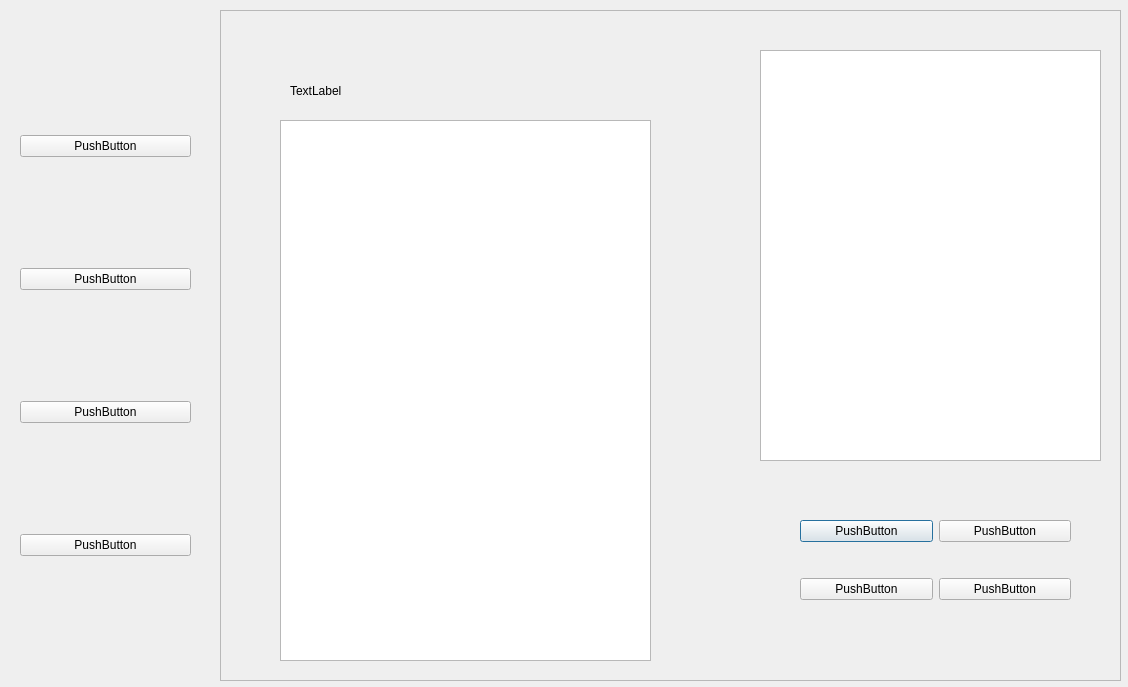
<?xml version="1.0" encoding="UTF-8"?>
<ui version="4.0">
 <class>Dialog</class>
 <widget class="QDialog" name="Dialog">
  <property name="geometry">
   <rect>
    <x>0</x>
    <y>0</y>
    <width>1128</width>
    <height>687</height>
   </rect>
  </property>
  <property name="windowTitle">
   <string>Dialog</string>
  </property>
  <widget class="QFrame" name="frame">
   <property name="geometry">
    <rect>
     <x>220</x>
     <y>10</y>
     <width>901</width>
     <height>671</height>
    </rect>
   </property>
   <property name="frameShape">
    <enum>QFrame::StyledPanel</enum>
   </property>
   <property name="frameShadow">
    <enum>QFrame::Raised</enum>
   </property>
   <widget class="QListView" name="listView">
    <property name="geometry">
     <rect>
      <x>540</x>
      <y>40</y>
      <width>341</width>
      <height>411</height>
     </rect>
    </property>
   </widget>
   <widget class="QListWidget" name="listWidget">
    <property name="geometry">
     <rect>
      <x>60</x>
      <y>110</y>
      <width>371</width>
      <height>541</height>
     </rect>
    </property>
   </widget>
   <widget class="QLabel" name="label">
    <property name="geometry">
     <rect>
      <x>70</x>
      <y>60</y>
      <width>161</width>
      <height>41</height>
     </rect>
    </property>
    <property name="text">
     <string>TextLabel</string>
    </property>
   </widget>
   <widget class="QWidget" name="">
    <property name="geometry">
     <rect>
      <x>580</x>
      <y>480</y>
      <width>271</width>
      <height>141</height>
     </rect>
    </property>
    <layout class="QGridLayout" name="gridLayout">
     <item row="0" column="0">
      <widget class="QPushButton" name="pushButton">
       <property name="text">
        <string>PushButton</string>
       </property>
      </widget>
     </item>
     <item row="0" column="1">
      <widget class="QPushButton" name="pushButton_2">
       <property name="text">
        <string>PushButton</string>
       </property>
      </widget>
     </item>
     <item row="1" column="0">
      <widget class="QPushButton" name="pushButton_8">
       <property name="text">
        <string>PushButton</string>
       </property>
      </widget>
     </item>
     <item row="1" column="1">
      <widget class="QPushButton" name="pushButton_3">
       <property name="text">
        <string>PushButton</string>
       </property>
      </widget>
     </item>
    </layout>
   </widget>
  </widget>
  <widget class="QWidget" name="">
   <property name="geometry">
    <rect>
     <x>20</x>
     <y>30</y>
     <width>171</width>
     <height>631</height>
    </rect>
   </property>
   <layout class="QVBoxLayout" name="verticalLayout">
    <item>
     <widget class="QPushButton" name="pushButton_7">
      <property name="text">
       <string>PushButton</string>
      </property>
     </widget>
    </item>
    <item>
     <widget class="QPushButton" name="pushButton_6">
      <property name="text">
       <string>PushButton</string>
      </property>
     </widget>
    </item>
    <item>
     <widget class="QPushButton" name="pushButton_5">
      <property name="text">
       <string>PushButton</string>
      </property>
     </widget>
    </item>
    <item>
     <widget class="QPushButton" name="pushButton_4">
      <property name="text">
       <string>PushButton</string>
      </property>
     </widget>
    </item>
   </layout>
  </widget>
 </widget>
 <resources/>
 <connections/>
</ui>
